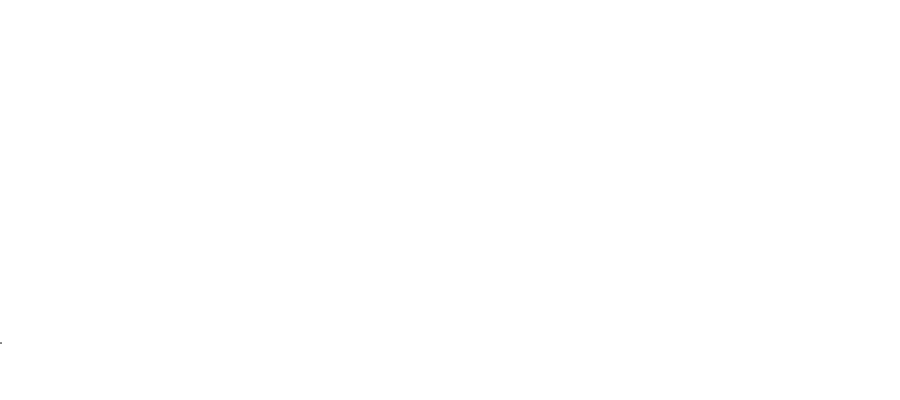
Frame 1 (no input)
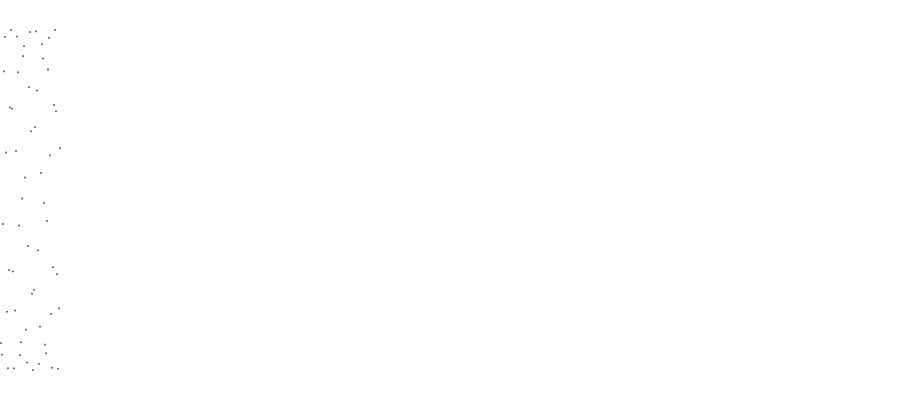
Frame 60 (the mouse pressed at the canvas centre just before this capture)
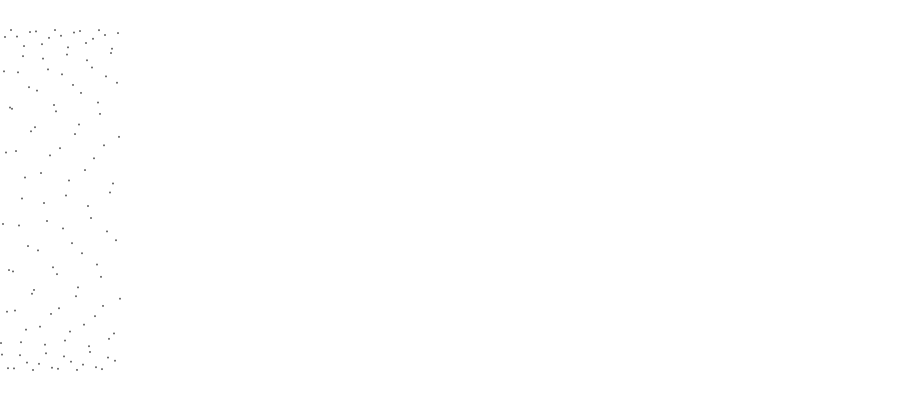
Frame 120 (the mouse held since frame 60 and released just before this capture)

The Processing sketch that drew these frames (run headless with seeded random() and noise(); from frame 60 on, the mouse is pressed at the canvas centre):

// Processing sketch: processing_133333
// ── processing_133333.pde

float x, y, t, f, a, o;
int q = 0;
boolean sup = false;    //tomato sup
int when = 2800;

void setup() {
  size(900, 400);
  background(255);
  f = 100;
  //a = height/4;
  a = 170;
  o = height/2;

  //println("Use UP/DOWN to affect amplitude. RIGHT/LEFT to affect frequency.");
  println("AMP: " + a + "\t\tFREQ: " + f + " q = " + q);
}


void draw() {
  if (x > width) {
    x = 0;
    f+=200;
    //background(255);
  }
  wave();
  q++;
  
  if(q>=when){
   sup = true;
  }
  
  println("AMP: " + a + "\tFREQ: " + f + "\tq = " +q
  +"\tsup =" +sup);
}

void wave() {
  fill(100);
  noStroke();
  if (sup) {
    //background(255);
    a=0;
  }

 
    x++;
    t+=f/100;
    y = sin(t)*a + o;
    ellipse(x, y, 2, 2);
  
}

void keyPressed() {
  switch(keyCode) {
  case UP:
    a+=10;
    break;
  case DOWN:
    a-=10;
    break;
  case RIGHT:
    f+=100;
    break;
  case LEFT:
    f-=100;
    break;
  case ENTER:
    a = 0;
    break;
  case BACKSPACE:
  background(255);
    a=0;
    break;

  }

  f = constrain(f, 0, 100000);
  a = constrain(a, 0, height/2);

  //println("AMP: " + a + "\t\tFREQ: " + f + " q = " + q);
}
